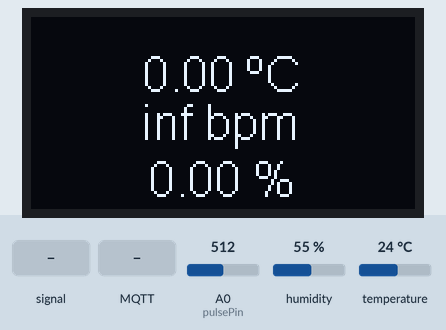
This sketch was run on a simulated ESP8266 (NodeMCU). Shown: 128×64 one-colour display. Inputs (shaded band) come from the test bench; at power-on: humidity 55 %, temperature 24 °C, A0 (pulsePin) = 512. WiFi joins after 1.5 s; servers stay silent unless stated; no MQTT or app messages arrive unless stated; what the sketch prints to the serial monitor is not drawn.

Above: at 5.1 s.
5.2 s: A0 (pulsePin) fed a 200 Hz sine of ±81 counts around its level
At 7.9 s:
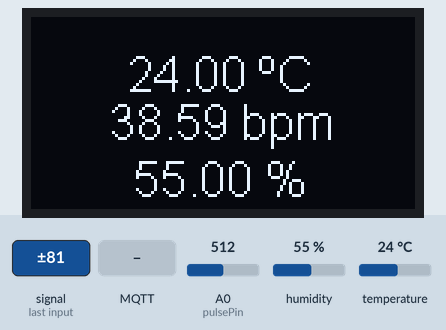
14.6 s: MQTT message "1" arrives on the first subscribed topic
At 16.1 s:
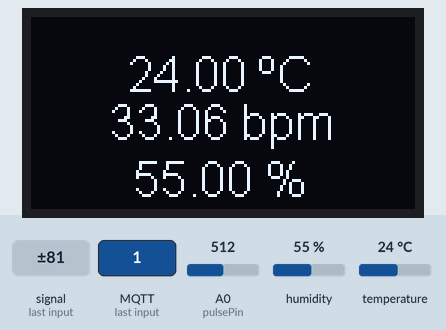
17.9 s: humidity set to 22 %
At 22.3 s:
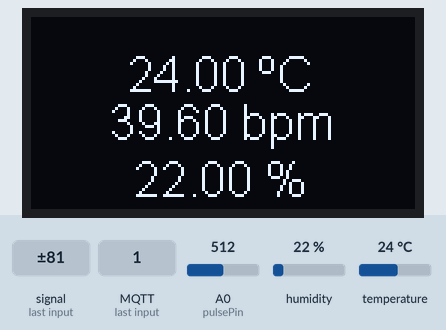
22.6 s: MQTT message "on" arrives on the first subscribed topic
At 24.2 s:
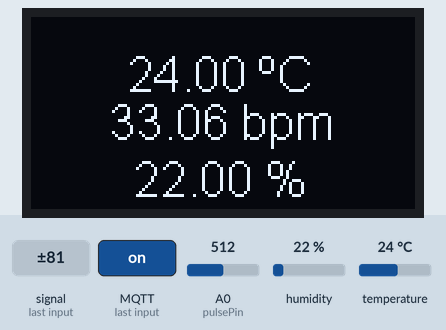
26.0 s: temperature set to 12 °C
At 31.1 s:
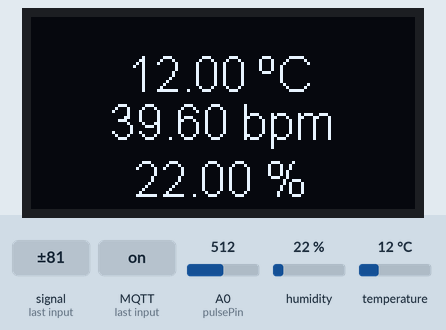
32.2 s: MQTT message "off" arrives on the first subscribed topic
At 33.0 s:
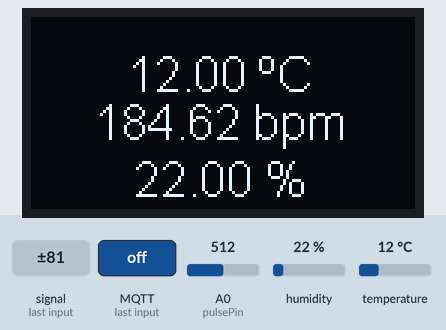
Timing chart, 0 to 35.2 s (numbered marks = the images above; inputs shaded):
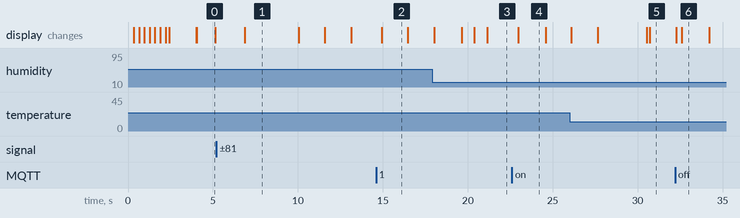

Measured:
- after the input at 5.2 s, the display: changes after 1.7 s (image 1)
- after the input at 14.6 s, the display: changes after 0.34 s (image 2)
- after the input at 22.6 s, the display: changes after 0.36 s (image 4)
- what the display in image 0 shows lasts 1.0 s, from 4.1 s to 5.1 s
- what the display in image 1 shows lasts 3.2 s, from 6.9 s to 10.1 s
- what the display in image 2 shows lasts 1.6 s, from 14.9 s to 16.5 s
- what the display in image 4 shows lasts 1.6 s, from 23.0 s to 24.6 s

The sketch:

ProjetoCI.ino
```cpp
#include <ESP8266WiFi.h>
#include <PubSubClient.h>

#include "DHT.h"
#include <Wire.h>
#include <Adafruit_MLX90614.h>

Adafruit_MLX90614 mlx = Adafruit_MLX90614();
#include "SH1106Wire.h"

//Pinos do NodeMCU
// SDA => D1/d3
// SCL => D2/d5
//SENSOR IR scl d3/sda d4
// Inicializa o display Oled

SH1106Wire  display(0x3c, D1, D2);

#define DEBUG
#define INTERVALO_ENVIO       5000
#define DHTPIN D4
#define DHTTYPE DHT11
DHT dht(DHTPIN, DHTTYPE);
#define DEBUG


//Variáveis do sensor de bpm
const int pulsePin = A0;
int UpperThreshold = 518;
int LowerThreshold = 490;
int reading = 0;
float BPM = 0;
bool IgnoreReading = false;
bool FirstPulseDetected = false;
unsigned long FirstPulseTime = 0;
unsigned long SecondPulseTime = 0;
unsigned long PulseInterval = 0;


//-------------------------------------------------------


//informações da rede WIFI
const char* ssid = "Bruno 2G";                 //SSID da rede WIFI
const char* password =  "11235813";    //senha da rede wifi

const char* mqttServer = "tailor.cloudmqtt.com";   //server
const char* mqttUser = "uffdqqwl";              //user
const char* mqttPassword = "7RJqyFBtPtQN";      //password
const int mqttPort = 13520;                     //port

const char* mqttTopicSub ="casa/L1";            //tópico que sera assinado

float temperatura;
float umidade;

 int ultimoEnvioMQTT = 0;
WiFiClient espClient;
PubSubClient client(espClient);
 float tempObjeto = 0;
void setup() {

  Serial.begin(115200);
  mlx.begin();


   display.init();
  display.flipScreenVertically();
   ProgressBar();

  WiFi.begin(ssid, password);

  while (WiFi.status() != WL_CONNECTED) {
    delay(500);
    #ifdef DEBUG
    Serial.println("Conectando ao WiFi..");
    #endif
  }
  #ifdef DEBUG
  Serial.println("Conectado na rede WiFi");
  #endif

  client.setServer(mqttServer, mqttPort);
  client.setCallback(callback);

  while (!client.connected()) {
    #ifdef DEBUG
    Serial.println("Conectando ao Broker MQTT...");
    #endif

    if (client.connect("ESP8266Client", mqttUser, mqttPassword )) {
      #ifdef DEBUG
      Serial.println("Conectado");
      #endif

    } else {
      #ifdef DEBUG
      Serial.print("falha estado  ");
      Serial.print(client.state());
      #endif
      delay(2000);

    }
  }

  //subscreve no tópico
  client.subscribe(mqttTopicSub);
 dht.begin();

//Inicializa sensor de temperatura infravermelho

}

void callback(char* topic, byte* payload, unsigned int length) {

  //armazena msg recebida em uma sring
  payload[length] = '\0';
  String strMSG = String((char*)payload);

  #ifdef DEBUG
  Serial.print("Mensagem chegou do tópico: ");
  Serial.println(topic);
  Serial.print("Mensagem:");
  Serial.print(strMSG);
  Serial.println();
  Serial.println("-----------------------");
  #endif


}

//função pra reconectar ao servido MQTT
void reconect() {
  //Enquanto estiver desconectado
  while (!client.connected()) {
    #ifdef DEBUG
    Serial.print("Tentando conectar ao servidor MQTT");
    #endif

    bool conectado = strlen(mqttUser) > 0 ?
                     client.connect("ESP8266Client", mqttUser, mqttPassword) :
                     client.connect("ESP8266Client");

    if(conectado) {
      #ifdef DEBUG
      Serial.println("Conectado!");
      #endif
      //subscreve no tópico
      client.subscribe(mqttTopicSub, 1); //nivel de qualidade: QoS 1
    } else {
      #ifdef DEBUG
      Serial.println("Falha durante a conexão.Code: ");
      Serial.println( String(client.state()).c_str());
      Serial.println("Tentando novamente em 10 s");
      #endif
      //Aguarda 10 segundos
      delay(10000);
    }
  }
}


void enviaTIR(){
  char MsgTIRMQTT[10];


   Serial.print("tObject = "); Serial.print(mlx.readObjectTempC()); Serial.println("*C");
  tempObjeto = (mlx.readObjectTempC());

   sprintf(MsgTIRMQTT,"%.2f",tempObjeto);
    client.publish("casa/tir", MsgTIRMQTT);

  Serial.println();
  delay(500);
  }

void loop() {

telainicial();
  if (!client.connected()) {
    reconect();
  }

   //envia a cada X segundos
  if ((millis() - ultimoEnvioMQTT) > INTERVALO_ENVIO)
  {
      enviaDHT();

      // enviaTIR();

      ultimoEnvioMQTT = millis();
      //envia chave
      client.publish("casa/id", "uffdqqwl");


  }
//Essa função precisa ser enviada o maximo de vezes possivel
  batimentos();


  client.loop();
}

//função para leitura do DHT11
void enviaDHT(){

  char MsgUmidadeMQTT[10];
  char MsgTemperaturaMQTT[10];

   umidade = dht.readHumidity();
   temperatura = dht.readTemperature();


  if (isnan(temperatura) || isnan(umidade))
  {
    #ifdef DEBUG
    Serial.println("Falha na leitura do dht11...");
    #endif
  }
  else
  {
   /* #ifdef DEBUG
    Serial.print("Umidade: ");
    Serial.print(umidade);
    Serial.print(" \n"); //quebra de linha
    Serial.print("Temperatura: ");
    Serial.print(temperatura);
    Serial.println(" °C");
    #endif*/

    sprintf(MsgUmidadeMQTT,"%.2f",umidade);
    client.publish("casa/umidade", MsgUmidadeMQTT);
    sprintf(MsgTemperaturaMQTT,"%.2f",temperatura);
    client.publish("casa/temperatura", MsgTemperaturaMQTT);
  }
}


void batimentos(){

  char MsgBPMMQTT[10];


  reading = analogRead(pulsePin);
  // Heart beat leading edge detected.
      if(reading > UpperThreshold && IgnoreReading == false){
        if(FirstPulseDetected == false){
          FirstPulseTime = millis();
          FirstPulseDetected = true;
        }
        else{
          SecondPulseTime = millis();
          PulseInterval = SecondPulseTime - FirstPulseTime;
          FirstPulseTime = SecondPulseTime;
        }
        IgnoreReading = true;
      }

      // Heart beat trailing edge detected.
      if(reading < LowerThreshold){
        IgnoreReading = false;
      }

      BPM = (1.0/PulseInterval) * 60.0 * 1000;

     /* Serial.print(reading);
      Serial.print("\t");
      Serial.print(PulseInterval);
      Serial.print("\t");
      Serial.print(BPM);
      Serial.println(" BPM");*/


      sprintf(MsgBPMMQTT,"%.0f",BPM);
        client.publish("casa/bpm", MsgBPMMQTT);
      Serial.flush();


      // Please don't use delay() - this is just for testing purposes.
      delay(50);

  }

  void telainicial()
{
  //Apaga o display
  display.clear();
  display.setTextAlignment(TEXT_ALIGN_CENTER);
  //Seleciona a fonte
  display.setFont(ArialMT_Plain_16);
  display.drawString(63, 10, String(temperatura)+" ºC");
  display.drawString(63, 26, String(BPM)+" bpm");
  display.drawString(63, 45, String(umidade)+" %");
  display.display();
}


void ProgressBar()
{
  for (int counter = 0; counter <= 100; counter++)
  {
    display.clear();
    //Desenha a barra de progresso
    display.drawProgressBar(0, 32, 120, 10, counter);
    //Atualiza a porcentagem completa
    display.setTextAlignment(TEXT_ALIGN_CENTER);
    display.drawString(64, 15, String(counter) + "%");
    display.display();
    delay(10);
  }
}
```
